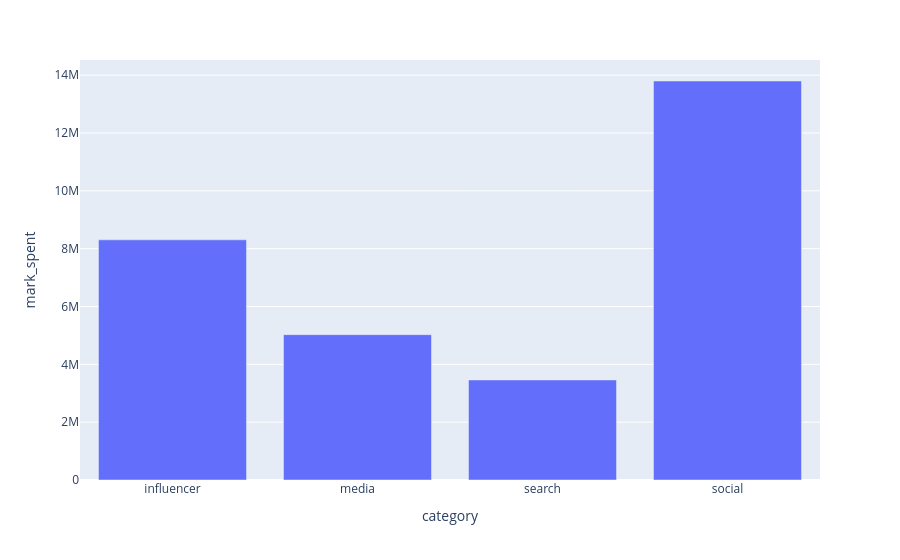

Here is the notebook cell this chart was saved with:
### Markdown cell above
## Kategori campaign dengan biaya paling mahal

### Code cell
DR = DF.groupby("category")[["mark_spent"]].sum().reset_index()
DR = DR.sort_values('category')

fig = px.bar(DR, x='category', y='mark_spent')
fig.show()

### Figure 1 — Plotly figure (JSON) as saved in the notebook; plotly's stock layout.template omitted (floating-point values rounded to 4 significant figures)
{"data": [{"alignmentgroup": "True", "hovertemplate": "category=%{x}<br>mark_spent=%{y}<extra></extra>", "legendgroup": "", "marker": {"color": "#636efa", "pattern": {"shape": ""}}, "name": "", "offsetgroup": "", "orientation": "v", "showlegend": false, "textposition": "auto", "type": "bar", "x": ["influencer", "media", "search", "social"], "xaxis": "x", "y": [8305000.0, 5027000.0, 3460000.0, 13800000.0], "yaxis": "y"}], "layout": {"barmode": "relative", "legend": {"tracegroupgap": 0}, "margin": {"t": 60}, "xaxis": {"anchor": "y", "domain": [0, 1], "title": {"text": "category"}}, "yaxis": {"anchor": "x", "domain": [0, 1], "title": {"text": "mark_spent"}}}}
